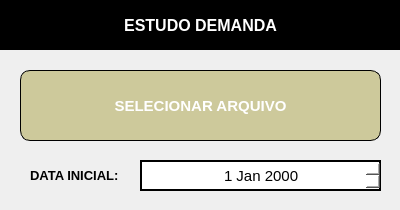
<?xml version="1.0" encoding="UTF-8"?>
<ui version="4.0">
 <class>estudo_demanda</class>
 <widget class="QWidget" name="estudo_demanda">
  <property name="geometry">
   <rect>
    <x>0</x>
    <y>0</y>
    <width>400</width>
    <height>210</height>
   </rect>
  </property>
  <property name="windowTitle">
   <string>SII - Uteis</string>
  </property>
  <widget class="QLabel" name="label_2">
   <property name="geometry">
    <rect>
     <x>-4</x>
     <y>-11</y>
     <width>411</width>
     <height>61</height>
    </rect>
   </property>
   <property name="styleSheet">
    <string notr="true">background: black;</string>
   </property>
   <property name="text">
    <string/>
   </property>
  </widget>
  <widget class="QLabel" name="label_3">
   <property name="geometry">
    <rect>
     <x>20</x>
     <y>10</y>
     <width>31</width>
     <height>31</height>
    </rect>
   </property>
   <property name="text">
    <string/>
   </property>
   <property name="pixmap">
    <pixmap>../static/apple-touch-icon.png</pixmap>
   </property>
   <property name="scaledContents">
    <bool>true</bool>
   </property>
  </widget>
  <widget class="QLabel" name="label_4">
   <property name="geometry">
    <rect>
     <x>10</x>
     <y>10</y>
     <width>381</width>
     <height>31</height>
    </rect>
   </property>
   <property name="font">
    <font>
     <pointsize>12</pointsize>
     <weight>75</weight>
     <bold>true</bold>
    </font>
   </property>
   <property name="styleSheet">
    <string notr="true">color: white;</string>
   </property>
   <property name="text">
    <string>ESTUDO DEMANDA</string>
   </property>
   <property name="alignment">
    <set>Qt::AlignCenter</set>
   </property>
  </widget>
  <widget class="QPushButton" name="btnSelect">
   <property name="geometry">
    <rect>
     <x>20</x>
     <y>70</y>
     <width>361</width>
     <height>71</height>
    </rect>
   </property>
   <property name="font">
    <font>
     <pointsize>11</pointsize>
     <weight>75</weight>
     <bold>true</bold>
    </font>
   </property>
   <property name="styleSheet">
    <string notr="true">border-radius: 10px; border: 1px solid rgb(0,0,0);  background-color: #CDC99B;    color: white;</string>
   </property>
   <property name="text">
    <string>SELECIONAR ARQUIVO</string>
   </property>
  </widget>
  <widget class="QDateEdit" name="data_inicial">
   <property name="geometry">
    <rect>
     <x>140</x>
     <y>160</y>
     <width>241</width>
     <height>31</height>
    </rect>
   </property>
   <property name="styleSheet">
    <string notr="true">QDateEdit
{
border : 2px solid black;
background-color : white;
padding : 5px;
padding-left: 80px;
font-size: 15px;
}
</string>
   </property>
  </widget>
  <widget class="QLabel" name="label">
   <property name="geometry">
    <rect>
     <x>30</x>
     <y>167</y>
     <width>101</width>
     <height>16</height>
    </rect>
   </property>
   <property name="font">
    <font>
     <pointsize>10</pointsize>
     <weight>75</weight>
     <bold>true</bold>
    </font>
   </property>
   <property name="text">
    <string>DATA INICIAL:</string>
   </property>
  </widget>
 </widget>
 <resources/>
 <connections/>
</ui>
